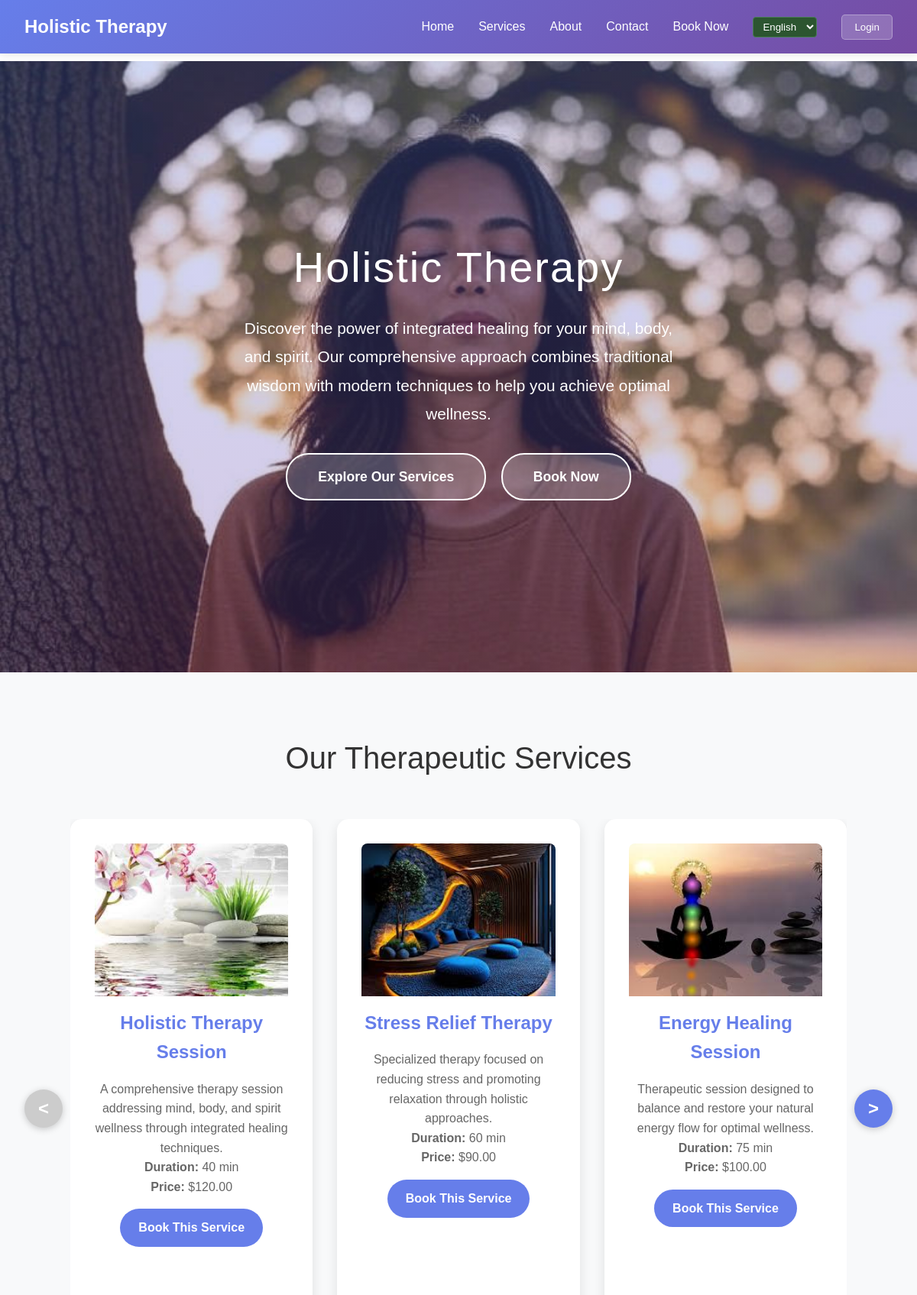
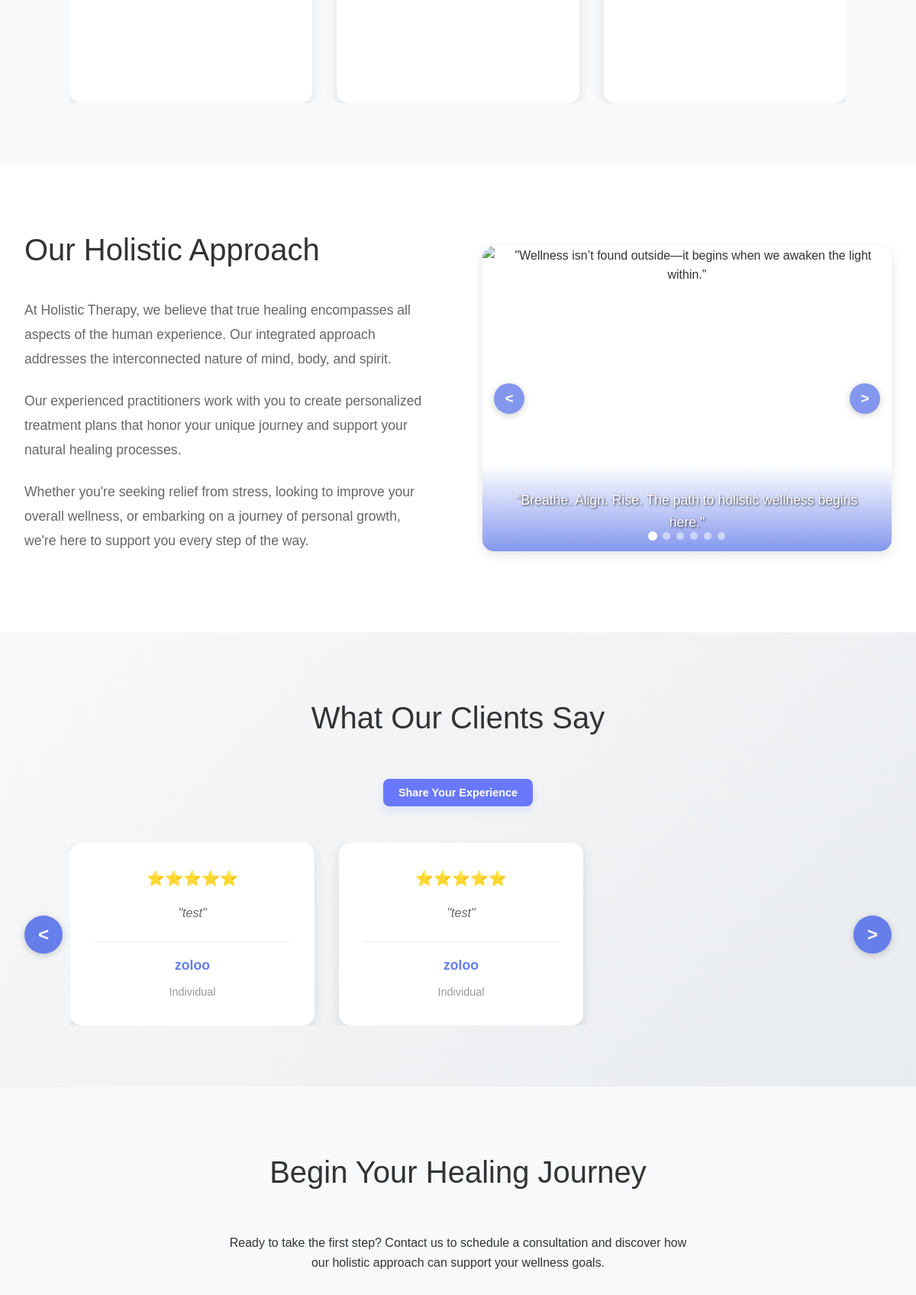
The page / (upper part) on the database its author committed (2 pictures, top to bottom).
### db/models.py (models this page shows, shortened)
class SiteSetting(db.Model):
    __tablename__ = "site_settings"
    __table_args__ = (
        db.UniqueConstraint('key', 'language', name='uq_site_settings_key_language'),
    )
    id = db.Column(db.Integer, primary_key=True)
    key = db.Column(db.String(100), nullable=False)
    value = db.Column(db.Text, nullable=True)
    description = db.Column(db.String(255), nullable=True)
    language = db.Column(db.String(3), nullable=False, default='ENG')  # ENG or MON
    created_at = db.Column(db.DateTime, default=db.func.now())
    updated_at = db.Column(db.DateTime, default=db.func.now(), onupdate=db.func.now())

class Service(db.Model):
    __tablename__ = "services"
    id = db.Column(db.Integer, primary_key=True)
    name = db.Column(db.String(100), nullable=False)
    description = db.Column(db.Text, nullable=True)
    price = db.Column(db.Float, nullable=False)
    duration = db.Column(db.Integer, nullable=False)  # Duration in minutes
    image_path = db.Column(db.String(255), nullable=True)  # Path to service image
    language = db.Column(db.String(3), nullable=False, default='ENG')  # ENG or MON

class AboutImage(db.Model):
    __tablename__ = "about_images"
    id = db.Column(db.Integer, primary_key=True)
    title = db.Column(db.String(100), nullable=False)  # Display title for the image
    caption = db.Column(db.String(255), nullable=True)  # Caption text that appears on the image
    image_path = db.Column(db.String(255), nullable=False)  # Path to the image file
    sort_order = db.Column(db.Integer, nullable=False, default=0)  # Order in the carousel
    is_active = db.Column(db.Boolean, default=True, nullable=False)  # Whether to show this image
    created_at = db.Column(db.DateTime, default=db.func.now())
    updated_at = db.Column(db.DateTime, default=db.func.now(), onupdate=db.func.now())

class Testimonial(db.Model):
    __tablename__ = "testimonials"
    id = db.Column(db.Integer, primary_key=True)
    client_name = db.Column(db.String(100), nullable=False)
    client_title = db.Column(db.String(100), nullable=True)  # Job title or profession
    testimonial_text = db.Column(db.Text, nullable=False)
    rating = db.Column(db.Integer, nullable=False, default=5)  # 1-5 star rating
    is_approved = db.Column(db.Boolean, default=False, nullable=False)  # Admin approval
    is_featured = db.Column(db.Boolean, default=False, nullable=False)  # Show on homepage
    email = db.Column(db.String(120), nullable=True)  # Optional client email
    created_at = db.Column(db.DateTime, default=db.func.now())
    updated_at = db.Column(db.DateTime, default=db.func.now(), onupdate=db.func.now())
    approved_at = db.Column(db.DateTime, nullable=True)
    approved_by = db.Column(db.Integer, db.ForeignKey('users.id'), nullable=True)
    approver = db.relationship('User', backref=db.backref('approved_testimonials', lazy=True))
    def get_star_display(self):
        return "⭐" * self.rating

### routes/main.py (the view)
@main_bp.route('/')
def home():
    current_language = request.args.get('lang', 'ENG')
    if current_language not in ['ENG', 'MON']:
        current_language = 'ENG'
    services = Service.query.filter_by(language=current_language).all()
    settings = get_site_settings(current_language)
    testimonials = get_approved_testimonials()
    about_images = AboutImage.query.filter_by(is_active=True).order_by(AboutImage.sort_order).all()
    return render_template('home.html',
                         services=services,
                         settings=settings,
                         testimonials=testimonials,
                         about_images=about_images,
                         current_language=current_language)

### routes/testimony.py (called while the page is built)
def get_approved_testimonials():
    return Testimonial.query.filter_by(is_approved=True).order_by(Testimonial.created_at.desc()).all()

### templates/home.html (shortened to what this page needs)
<!DOCTYPE html>
<html lang="en">
<head>
    <link rel="stylesheet" href="{{ url_for('static', filename='styles.css') }}">
</head>
<body>
    <header class="header">
        <nav class="nav-container">
            <a href="#" class="logo">Holistic Therapy</a>
            <ul class="desktop-nav">
                <li><a href="#home">Home</a></li>
                <li><a href="#services">Services</a></li>
                <li><a href="#about">About</a></li>
                <li><a href="#contact">Contact</a></li>
                <li><a href="{{ url_for('booking_bp.booking_page') }}">Book Now</a></li>
                <li class="language-switcher">
                    <select onchange="switchLanguage(this.value)" style="background: #2c5530; color: white; border: 1px solid #4a7c59; border-radius: 4px; padding: 4px 8px;">
                        <option value="ENG" {% if current_language == 'ENG' %}selected{% endif %}>English</option>
                    </select>
                </li>
                <li><button id="desktop-auth-btn" class="auth-btn">Login</button></li>
            </ul>
        </nav>
    </header>
    <main class="main-content">
        <section class="hero" id="home" style="background-image: linear-gradient(rgba(102, 126, 234, 0.3), rgba(118, 75, 162, 0.3)), url('{{ url_for('static', filename='images/main_page_images/meditating_woman.jpg') }}'); background-size: cover; background-position: center top; background-repeat: no-repeat;">
            <div class="hero-content">
                <h1>{{ settings.get('hero_title', 'Holistic Therapy') }}</h1>
                <p>{{ settings.get('hero_subtitle', 'Discover the power of integrated healing for your mind, body, and spirit. Our comprehensive approach combines traditional wisdom with modern techniques to help you achieve optimal wellness.') }}</p>
                <a href="#services" class="cta-button">Explore Our Services</a>
                <a href="{{ url_for('booking_bp.booking_page') }}" class="cta-button" style="margin-left: 15px;">Book Now</a>
            </div>
        </section>
        <section class="services" id="services">
            <div class="container">
                <h2 class="section-title">Our Therapeutic Services</h2>
                <div class="services-carousel">
                    <button class="carousel-btn carousel-btn-prev" id="carousel-prev">&lt;</button>
                    <div class="services-container">
                        <div class="services-grid" id="services-grid">
                            {% for service in services %}
                            <div class="service-card">
                                {% if service.image_path %}
                                <div class="service-image">
                                    <img src="{{ url_for('static', filename=service.image_path) }}" alt="{{ service.name }}">
                                </div>
                                {% else %}
                                <div class="service-icon">🧘‍♀️</div>
                                {% endif %}
                                <h3>{{ service.name }}</h3>
                                <p>{{ service.description }}</p>
                                <p><strong>Duration:</strong> {{ service.duration }} min</p>
                                <p><strong>Price:</strong> ${{ '%.2f'|format(service.price) }}</p>
                                <a href="{{ url_for('booking_bp.booking_page') }}" class="service-book-btn">Book This Service</a>
                            </div>
                            {% endfor %}
                        </div>
                    </div>
                    <button class="carousel-btn carousel-btn-next" id="carousel-next">&gt;</button>
                </div>
            </div>
        </section>
        <section class="about" id="about">
            <div class="container">
                <div class="about-content">
                    <div class="about-text">
                        <h2>{{ settings.get('about_title', 'Our Holistic Approach') }}</h2>
                        <p>{{ settings.get('about_text_1', 'At Holistic Therapy, we believe that true healing encompasses all aspects of the human experience. Our integrated approach addresses the interconnected nature of mind, body, and spirit.') }}</p>
                        <p>{{ settings.get('about_text_2', 'Our experienced practitioners work with you to create personalized treatment plans that honor your unique journey and support your natural healing processes.') }}</p>
                        <p>{{ settings.get('about_text_3', 'Whether you\'re seeking relief from stress, looking to improve your overall wellness, or embarking on a journey of personal growth, we\'re here to support you every step of the way.') }}</p>
                    </div>
                    <div class="about-image">
                        <div class="about-carousel-wrapper">
                            <div class="about-carousel">
                                {% if about_images %}
                                    {% for image in about_images %}
                                    <div class="about-slide{% if loop.first %} active{% endif %}">
                                        <div class="about-slide-caption">{{ image.caption }}</div>
                                    </div>
                                    {% endfor %}
                                {% endif %}
                            </div>
                            <button class="about-carousel-btn about-carousel-prev" id="about-prev">&lt;</button>
                            <button class="about-carousel-btn about-carousel-next" id="about-next">&gt;</button>
                            <div class="about-carousel-dots">
                                {% if about_images %}
                                    {% for image in about_images %}
                                    <span class="about-dot{% if loop.first %} active{% endif %}" data-slide="{{ loop.index0 }}"></span>
                                    {% endfor %}
                                {% else %}
                                <span class="about-dot active" data-slide="0"></span>
                                <span class="about-dot" data-slide="1"></span>
                                <span class="about-dot" data-slide="2"></span>
                                <span class="about-dot" data-slide="3"></span>
                                {% endif %}
                            </div>
                        </div>
                    </div>
                </div>
            </div>
        </section>
        <section class="testimonials" id="testimonials">
            <div class="container">
                <h2 class="section-title">What Our Clients Say</h2>
                <p style="text-align: center; margin-bottom: 30px;">
                    <button id="open-testimonial-btn" class="cta-button" style="font-size: 0.9rem; padding: 10px 20px; border: none; cursor: pointer;">
                        Share Your Experience
                    </button>
                </p>
                <div class="testimonials-carousel">
                    <div class="testimonials-container">
                        <div class="testimonials-grid" id="testimonials-grid">
                            {% for testimonial in testimonials %}
                            <div class="testimonial-card">
                                <div class="testimonial-content">
                                    <div class="stars">{{ testimonial.get_star_display() }}</div>
                                    <p>"{{ testimonial.testimonial_text }}"</p>
                                    <div class="testimonial-author">
                                        <h4>{{ testimonial.client_name }}</h4>
                                        {% if testimonial.client_title %}
                                        <span>{{ testimonial.client_title }}</span>
                                        {% endif %}
                                    </div>
                                </div>
                            </div>
                            {% endfor %}
                        </div>
                    </div>
                    <button class="testimonial-carousel-btn testimonial-carousel-prev" id="testimonial-prev">&lt;</button>
                    <button class="testimonial-carousel-btn testimonial-carousel-next" id="testimonial-next">&gt;</button>
                </div>
            </div>
        </section>
        <section class="contact" id="contact">
            <div class="container">
                <div class="contact-content">
                    <h2 class="section-title">{{ settings.get('contact_title', 'Begin Your Healing Journey') }}</h2>
                    <p>{{ settings.get('contact_text', 'Ready to take the first step? Contact us to schedule a consultation and discover how our holistic approach can support your wellness goals.') }}</p>
                </div>
            </div>
        </section>
    </main>
</body>
</html>

### rows shown on the page
SiteSetting: get "Holistic Therapy"
SiteSetting: value "Discover the power of integrated healing for your mind, body, and spirit. Our comprehensive approach combines traditional wisdom with modern techniques to help you achieve optimal wellness."
Service: image_path (picture), name "Holistic Therapy Session", description "A comprehensive therapy session addressing mind, body, and spirit wellness through integrated healing techniques.", duration "40", price "120.00"
Service: image_path (picture), name "Stress Relief Therapy", description "Specialized therapy focused on reducing stress and promoting relaxation through holistic approaches.", duration "60", price "90.00"
Service: image_path (picture), name "Energy Healing Session", description "Therapeutic session designed to balance and restore your natural energy flow for optimal wellness.", duration "75", price "100.00"
SiteSetting: get "Our Holistic Approach"
SiteSetting: value "At Holistic Therapy, we believe that true healing encompasses all aspects of the human experience. Our integrated approach addresses the interconnected nature of mind, body, and spirit."
SiteSetting: get "Our experienced practitioners work with you to create personalized treatment plans that honor your unique journey and support your natural healing processes."
SiteSetting: value "Whether you're seeking relief from stress, looking to improve your overall wellness, or embarking on a journey of personal growth, we're here to support you every step of the way."
Testimonial: star "⭐⭐⭐⭐⭐", testimonial_text "test", client_name "zoloo", client_title "Individual"
Testimonial: star "⭐⭐⭐⭐⭐", testimonial_text "test", client_name "zoloo", client_title "Individual"
SiteSetting: get "Begin Your Healing Journey"
SiteSetting: get "Ready to take the first step? Contact us to schedule a consultation and discover how our holistic approach can support your wellness goals."
